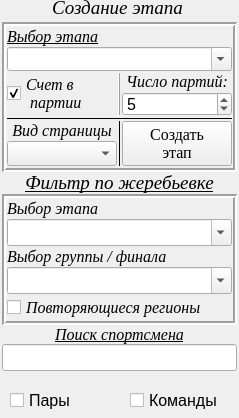
    <widget class="QWidget" name="page_2">
     <property name="geometry">
      <rect>
       <x>0</x>
       <y>0</y>
       <width>239</width>
       <height>418</height>
      </rect>
     </property>
     <attribute name="label">
      <string>Система</string>
     </attribute>
     <widget class="QLabel" name="label_18">
      <property name="geometry">
       <rect>
        <x>12</x>
        <y>0</y>
        <width>211</width>
        <height>16</height>
       </rect>
      </property>
      <property name="font">
       <font>
        <family>Times New Roman</family>
        <pointsize>14</pointsize>
        <weight>50</weight>
        <italic>true</italic>
        <bold>false</bold>
        <underline>true</underline>
       </font>
      </property>
      <property name="text">
       <string>Создание этапа</string>
      </property>
      <property name="alignment">
       <set>Qt::AlignCenter</set>
      </property>
     </widget>
     <widget class="QWidget" name="verticalLayoutWidget">
      <property name="geometry">
       <rect>
        <x>0</x>
        <y>20</y>
        <width>239</width>
        <height>351</height>
       </rect>
      </property>
      <layout class="QVBoxLayout" name="verticalLayout_57" stretch="4,0,0,0,0">
       <property name="spacing">
        <number>0</number>
       </property>
       <property name="sizeConstraint">
        <enum>QLayout::SetNoConstraint</enum>
       </property>
       <property name="leftMargin">
        <number>2</number>
       </property>
       <property name="topMargin">
        <number>2</number>
       </property>
       <property name="rightMargin">
        <number>2</number>
       </property>
       <property name="bottomMargin">
        <number>0</number>
       </property>
       <item>
        <widget class="QFrame" name="frame_2">
         <property name="sizePolicy">
          <sizepolicy hsizetype="MinimumExpanding" vsizetype="Fixed">
           <horstretch>0</horstretch>
           <verstretch>0</verstretch>
          </sizepolicy>
         </property>
         <property name="frameShape">
          <enum>QFrame::Box</enum>
         </property>
         <property name="frameShadow">
          <enum>QFrame::Sunken</enum>
         </property>
         <property name="lineWidth">
          <number>2</number>
         </property>
         <layout class="QGridLayout" name="gridLayout_7">
          <property name="leftMargin">
           <number>1</number>
          </property>
          <property name="topMargin">
           <number>1</number>
          </property>
          <property name="rightMargin">
           <number>1</number>
          </property>
          <property name="bottomMargin">
           <number>1</number>
          </property>
          <property name="spacing">
           <number>1</number>
          </property>
          <item row="5" column="2">
           <widget class="QSpinBox" name="spinBox">
            <property name="sizePolicy">
             <sizepolicy hsizetype="Expanding" vsizetype="Fixed">
              <horstretch>0</horstretch>
              <verstretch>0</verstretch>
             </sizepolicy>
            </property>
            <property name="font">
             <font>
              <pointsize>12</pointsize>
             </font>
            </property>
            <property name="minimum">
             <number>3</number>
            </property>
            <property name="maximum">
             <number>7</number>
            </property>
            <property name="singleStep">
             <number>2</number>
            </property>
            <property name="value">
             <number>5</number>
            </property>
           </widget>
          </item>
          <item row="4" column="2">
           <widget class="QLabel" name="label_62">
            <property name="font">
             <font>
              <family>Times New Roman</family>
              <pointsize>12</pointsize>
              <italic>true</italic>
             </font>
            </property>
            <property name="text">
             <string>Число партий:</string>
            </property>
            <property name="alignment">
             <set>Qt::AlignCenter</set>
            </property>
           </widget>
          </item>
          <item row="4" column="0" rowspan="2">
           <widget class="QCheckBox" name="checkBox_visible_game">
            <property name="sizePolicy">
             <sizepolicy hsizetype="Expanding" vsizetype="Fixed">
              <horstretch>0</horstretch>
              <verstretch>0</verstretch>
             </sizepolicy>
            </property>
            <property name="font">
             <font>
              <family>Times New Roman</family>
              <pointsize>12</pointsize>
              <italic>true</italic>
             </font>
            </property>
            <property name="layoutDirection">
             <enum>Qt::LeftToRight</enum>
            </property>
            <property name="text">
             <string>Счет в
 партии</string>
            </property>
            <property name="checked">
             <bool>true</bool>
            </property>
           </widget>
          </item>
          <item row="1" column="0">
           <widget class="QLabel" name="label_10">
            <property name="sizePolicy">
             <sizepolicy hsizetype="Expanding" vsizetype="Minimum">
              <horstretch>0</horstretch>
              <verstretch>0</verstretch>
             </sizepolicy>
            </property>
            <property name="font">
             <font>
              <family>Times New Roman</family>
              <pointsize>12</pointsize>
              <italic>true</italic>
              <underline>true</underline>
             </font>
            </property>
            <property name="text">
             <string>Выбор этапа</string>
            </property>
           </widget>
          </item>
          <item row="8" column="0" colspan="3">
           <widget class="Line" name="line_17">
            <property name="frameShadow">
             <enum>QFrame::Plain</enum>
            </property>
            <property name="orientation">
             <enum>Qt::Horizontal</enum>
            </property>
           </widget>
          </item>
          <item row="2" column="0" colspan="3">
           <widget class="QComboBox" name="comboBox_etap">
            <property name="sizePolicy">
             <sizepolicy hsizetype="Expanding" vsizetype="MinimumExpanding">
              <horstretch>0</horstretch>
              <verstretch>0</verstretch>
             </sizepolicy>
            </property>
            <property name="font">
             <font>
              <pointsize>12</pointsize>
              <italic>true</italic>
             </font>
            </property>
            <property name="editable">
             <bool>true</bool>
            </property>
           </widget>
          </item>
          <item row="9" column="1" rowspan="2">
           <widget class="Line" name="line_13">
            <property name="frameShadow">
             <enum>QFrame::Plain</enum>
            </property>
            <property name="orientation">
             <enum>Qt::Vertical</enum>
            </property>
           </widget>
          </item>
          <item row="10" column="0">
           <widget class="QComboBox" name="comboBox_page_vid">
            <property name="sizePolicy">
             <sizepolicy hsizetype="Expanding" vsizetype="Expanding">
              <horstretch>0</horstretch>
              <verstretch>0</verstretch>
             </sizepolicy>
            </property>
            <property name="font">
             <font>
              <pointsize>12</pointsize>
             </font>
            </property>
           </widget>
          </item>
          <item row="9" column="0">
           <widget class="QLabel" name="label_13">
            <property name="sizePolicy">
             <sizepolicy hsizetype="Preferred" vsizetype="MinimumExpanding">
              <horstretch>0</horstretch>
              <verstretch>0</verstretch>
             </sizepolicy>
            </property>
            <property name="font">
             <font>
              <family>Times New Roman</family>
              <pointsize>12</pointsize>
              <italic>true</italic>
             </font>
            </property>
            <property name="text">
             <string>Вид страницы</string>
            </property>
            <property name="alignment">
             <set>Qt::AlignCenter</set>
            </property>
           </widget>
          </item>
          <item row="9" column="2" rowspan="2">
           <widget class="QPushButton" name="Button_etap_made">
            <property name="sizePolicy">
             <sizepolicy hsizetype="Expanding" vsizetype="Expanding">
              <horstretch>0</horstretch>
              <verstretch>0</verstretch>
             </sizepolicy>
            </property>
            <property name="font">
             <font>
              <family>Times New Roman</family>
              <pointsize>12</pointsize>
             </font>
            </property>
            <property name="text">
             <string>Создать
этап</string>
            </property>
            <property name="iconSize">
             <size>
              <width>16</width>
              <height>16</height>
             </size>
            </property>
            <property name="checkable">
             <bool>false</bool>
            </property>
            <property name="default">
             <bool>false</bool>
            </property>
            <property name="flat">
             <bool>false</bool>
            </property>
           </widget>
          </item>
          <item row="4" column="1" rowspan="2">
           <widget class="Line" name="line_18">
            <property name="frameShadow">
             <enum>QFrame::Raised</enum>
            </property>
            <property name="orientation">
             <enum>Qt::Vertical</enum>
            </property>
           </widget>
          </item>
         </layout>
        </widget>
       </item>
       <item>
        <widget class="QLabel" name="label_20">
         <property name="font">
          <font>
           <family>Times New Roman</family>
           <pointsize>14</pointsize>
           <weight>50</weight>
           <italic>true</italic>
           <bold>false</bold>
           <underline>true</underline>
          </font>
         </property>
         <property name="text">
          <string>&lt;html&gt;&lt;head/&gt;&lt;body&gt;&lt;p&gt;Фильтр по жеребьевке&lt;/p&gt;&lt;/body&gt;&lt;/html&gt;</string>
         </property>
         <property name="alignment">
          <set>Qt::AlignCenter</set>
         </property>
        </widget>
       </item>
       <item>
        <widget class="QFrame" name="frame_3">
         <property name="sizePolicy">
          <sizepolicy hsizetype="MinimumExpanding" vsizetype="Expanding">
           <horstretch>0</horstretch>
           <verstretch>0</verstretch>
          </sizepolicy>
         </property>
         <property name="frameShape">
          <enum>QFrame::Box</enum>
         </property>
         <property name="frameShadow">
          <enum>QFrame::Sunken</enum>
         </property>
         <property name="lineWidth">
          <number>2</number>
         </property>
         <layout class="QGridLayout" name="gridLayout_8" rowminimumheight="2,0,0,0,0">
          <property name="leftMargin">
           <number>1</number>
          </property>
          <property name="topMargin">
           <number>1</number>
          </property>
          <property name="rightMargin">
           <number>1</number>
          </property>
          <property name="bottomMargin">
           <number>1</number>
          </property>
          <property name="spacing">
           <number>1</number>
          </property>
          <item row="1" column="0">
           <widget class="QComboBox" name="comboBox_filter_choice_stage">
            <property name="font">
             <font>
              <pointsize>12</pointsize>
             </font>
            </property>
            <property name="editable">
             <bool>true</bool>
            </property>
           </widget>
          </item>
          <item row="3" column="0">
           <widget class="QComboBox" name="comboBox_filter_number_group_final">
            <property name="font">
             <font>
              <pointsize>12</pointsize>
             </font>
            </property>
            <property name="editable">
             <bool>true</bool>
            </property>
           </widget>
          </item>
          <item row="2" column="0">
           <widget class="QLabel" name="label_60">
            <property name="font">
             <font>
              <family>Times New Roman</family>
              <pointsize>12</pointsize>
              <italic>true</italic>
             </font>
            </property>
            <property name="text">
             <string>Выбор группы / финала</string>
            </property>
            <property name="alignment">
             <set>Qt::AlignLeading|Qt::AlignLeft|Qt::AlignVCenter</set>
            </property>
           </widget>
          </item>
          <item row="0" column="0">
           <widget class="QLabel" name="label_50">
            <property name="font">
             <font>
              <family>Times New Roman</family>
              <pointsize>12</pointsize>
              <italic>true</italic>
             </font>
            </property>
            <property name="text">
             <string>Выбор этапа</string>
            </property>
            <property name="alignment">
             <set>Qt::AlignLeading|Qt::AlignLeft|Qt::AlignVCenter</set>
            </property>
           </widget>
          </item>
          <item row="4" column="0">
           <widget class="QCheckBox" name="checkBox_repeat_regions">
            <property name="font">
             <font>
              <family>Times New Roman</family>
              <pointsize>12</pointsize>
              <italic>true</italic>
             </font>
            </property>
            <property name="text">
             <string>Повторяющиеся регионы</string>
            </property>
           </widget>
          </item>
         </layout>
        </widget>
       </item>
       <item>
        <widget class="QLabel" name="label_49">
         <property name="font">
          <font>
           <family>Times New Roman</family>
           <pointsize>12</pointsize>
           <weight>50</weight>
           <italic>true</italic>
           <bold>false</bold>
           <underline>true</underline>
          </font>
         </property>
         <property name="text">
          <string>Поиск спортсмена</string>
         </property>
         <property name="alignment">
          <set>Qt::AlignCenter</set>
         </property>
        </widget>
       </item>
       <item>
        <widget class="QLineEdit" name="lineEdit_find_player_in_system">
         <property name="font">
          <font>
           <pointsize>12</pointsize>
          </font>
         </property>
        </widget>
       </item>
      </layout>
     </widget>
     <widget class="QCheckBox" name="checkBox_double">
      <property name="geometry">
       <rect>
        <x>10</x>
        <y>390</y>
        <width>81</width>
        <height>21</height>
       </rect>
      </property>
      <property name="font">
       <font>
        <pointsize>12</pointsize>
       </font>
      </property>
      <property name="text">
       <string>Пары</string>
      </property>
     </widget>
     <widget class="QCheckBox" name="checkBox_team">
      <property name="geometry">
       <rect>
        <x>130</x>
        <y>390</y>
        <width>91</width>
        <height>20</height>
       </rect>
      </property>
      <property name="font">
       <font>
        <pointsize>12</pointsize>
       </font>
      </property>
      <property name="text">
       <string>Команды</string>
      </property>
     </widget>
    </widget>
